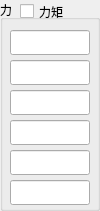
       <widget class="QGroupBox" name="groupBox_Fex">
        <property name="geometry">
         <rect>
          <x>685</x>
          <y>0</y>
          <width>100</width>
          <height>211</height>
         </rect>
        </property>
        <property name="title">
         <string>力</string>
        </property>
        <widget class="QLineEdit" name="lineEdit_Fex1">
         <property name="geometry">
          <rect>
           <x>10</x>
           <y>30</y>
           <width>80</width>
           <height>25</height>
          </rect>
         </property>
         <property name="readOnly">
          <bool>true</bool>
         </property>
        </widget>
        <widget class="QLineEdit" name="lineEdit_Fex2">
         <property name="geometry">
          <rect>
           <x>10</x>
           <y>60</y>
           <width>80</width>
           <height>25</height>
          </rect>
         </property>
         <property name="readOnly">
          <bool>true</bool>
         </property>
        </widget>
        <widget class="QLineEdit" name="lineEdit_Fex3">
         <property name="geometry">
          <rect>
           <x>10</x>
           <y>90</y>
           <width>80</width>
           <height>25</height>
          </rect>
         </property>
         <property name="readOnly">
          <bool>true</bool>
         </property>
        </widget>
        <widget class="QLineEdit" name="lineEdit_Fex4">
         <property name="geometry">
          <rect>
           <x>10</x>
           <y>120</y>
           <width>80</width>
           <height>25</height>
          </rect>
         </property>
         <property name="readOnly">
          <bool>true</bool>
         </property>
        </widget>
        <widget class="QLineEdit" name="lineEdit_Fex5">
         <property name="geometry">
          <rect>
           <x>10</x>
           <y>150</y>
           <width>80</width>
           <height>25</height>
          </rect>
         </property>
         <property name="readOnly">
          <bool>true</bool>
         </property>
        </widget>
        <widget class="QLineEdit" name="lineEdit_Fex6">
         <property name="geometry">
          <rect>
           <x>10</x>
           <y>180</y>
           <width>80</width>
           <height>25</height>
          </rect>
         </property>
         <property name="readOnly">
          <bool>true</bool>
         </property>
        </widget>
        <widget class="QCheckBox" name="checkBox_FTSwitch">
         <property name="toolTip">
          <string>勾选后显示所选来源的六轴关节力矩；取消勾选显示 TCP 广义力。</string>
         </property>
         <property name="geometry">
          <rect>
           <x>20</x>
           <y>0</y>
           <width>51</width>
           <height>23</height>
          </rect>
         </property>
         <property name="text">
          <string>力矩</string>
         </property>
        </widget>
       </widget>
